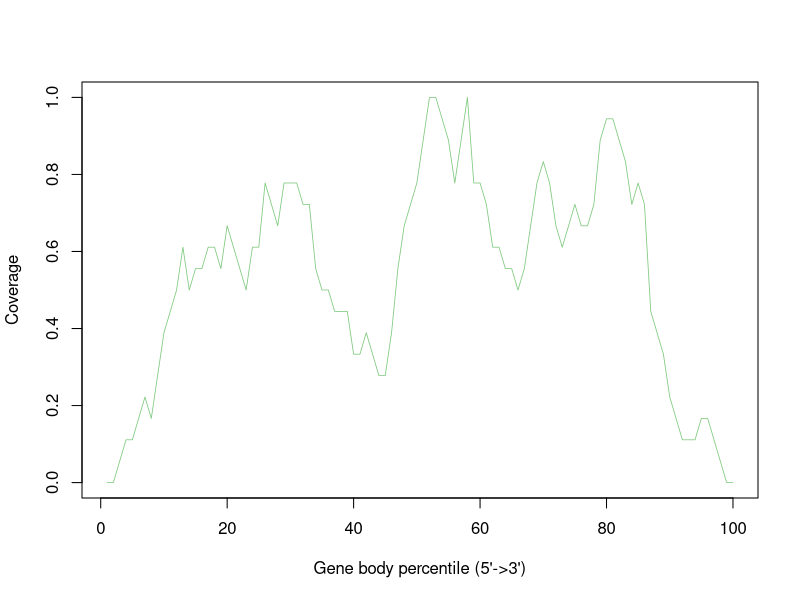

This figure's R source:
Atha_Ler_0_sl_FLT_0.18G_Rep1_Aligned.sortedByCoord_sorted.out <- c(0.0,0.0,0.05555555555555555,0.1111111111111111,0.1111111111111111,0.16666666666666666,0.2222222222222222,0.16666666666666666,0.2777777777777778,0.3888888888888889,0.4444444444444444,0.5,0.6111111111111112,0.5,0.5555555555555556,0.5555555555555556,0.6111111111111112,0.6111111111111112,0.5555555555555556,0.6666666666666666,0.6111111111111112,0.5555555555555556,0.5,0.6111111111111112,0.6111111111111112,0.7777777777777778,0.7222222222222222,0.6666666666666666,0.7777777777777778,0.7777777777777778,0.7777777777777778,0.7222222222222222,0.7222222222222222,0.5555555555555556,0.5,0.5,0.4444444444444444,0.4444444444444444,0.4444444444444444,0.3333333333333333,0.3333333333333333,0.3888888888888889,0.3333333333333333,0.2777777777777778,0.2777777777777778,0.3888888888888889,0.5555555555555556,0.6666666666666666,0.7222222222222222,0.7777777777777778,0.8888888888888888,1.0,1.0,0.9444444444444444,0.8888888888888888,0.7777777777777778,0.8888888888888888,1.0,0.7777777777777778,0.7777777777777778,0.7222222222222222,0.6111111111111112,0.6111111111111112,0.5555555555555556,0.5555555555555556,0.5,0.5555555555555556,0.6666666666666666,0.7777777777777778,0.8333333333333334,0.7777777777777778,0.6666666666666666,0.6111111111111112,0.6666666666666666,0.7222222222222222,0.6666666666666666,0.6666666666666666,0.7222222222222222,0.8888888888888888,0.9444444444444444,0.9444444444444444,0.8888888888888888,0.8333333333333334,0.7222222222222222,0.7777777777777778,0.7222222222222222,0.4444444444444444,0.3888888888888889,0.3333333333333333,0.2222222222222222,0.16666666666666666,0.1111111111111111,0.1111111111111111,0.1111111111111111,0.16666666666666666,0.16666666666666666,0.1111111111111111,0.05555555555555555,0.0,0.0)


pdf("Atha_Ler-0_sl_FLT_0.18G_Rep1.geneBodyCoverage.curves.pdf")
x=1:100
icolor = colorRampPalette(c("#7fc97f","#beaed4","#fdc086","#ffff99","#386cb0","#f0027f"))(1)
plot(x,Atha_Ler_0_sl_FLT_0.18G_Rep1_Aligned.sortedByCoord_sorted.out,type='l',xlab="Gene body percentile (5'->3')", ylab="Coverage",lwd=0.8,col=icolor[1])
dev.off()
